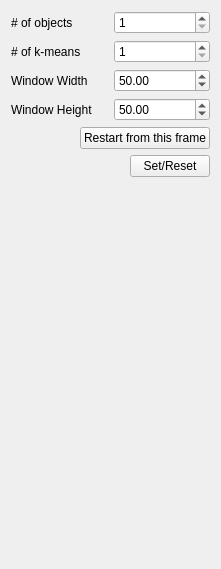
<?xml version="1.0" encoding="UTF-8"?>
<ui version="4.0">
 <class>RMOT_widget</class>
 <widget class="QWidget" name="RMOT_widget">
  <property name="geometry">
   <rect>
    <x>0</x>
    <y>0</y>
    <width>221</width>
    <height>569</height>
   </rect>
  </property>
  <property name="windowTitle">
   <string>Form</string>
  </property>
  <layout class="QVBoxLayout" name="verticalLayout_5">
   <item>
    <layout class="QVBoxLayout" name="verticalLayout_4">
     <item>
      <layout class="QHBoxLayout" name="horizontalLayout">
       <item>
        <widget class="QLabel" name="label">
         <property name="text">
          <string># of objects</string>
         </property>
        </widget>
       </item>
       <item>
        <widget class="QSpinBox" name="nObjectsSpinBox">
         <property name="minimum">
          <number>1</number>
         </property>
         <property name="maximum">
          <number>9999</number>
         </property>
        </widget>
       </item>
      </layout>
     </item>
     <item>
      <layout class="QHBoxLayout" name="horizontalLayout_6">
       <item>
        <widget class="QLabel" name="label_4">
         <property name="text">
          <string># of k-means</string>
         </property>
        </widget>
       </item>
       <item>
        <widget class="QSpinBox" name="nKmeansSpinBox">
         <property name="minimum">
          <number>1</number>
         </property>
         <property name="maximum">
          <number>9999</number>
         </property>
        </widget>
       </item>
      </layout>
     </item>
     <item>
      <layout class="QVBoxLayout" name="verticalLayout_3">
       <item>
        <layout class="QHBoxLayout" name="horizontalLayout_3">
         <item>
          <widget class="QLabel" name="label_2">
           <property name="text">
            <string>Window Width</string>
           </property>
          </widget>
         </item>
         <item>
          <widget class="QDoubleSpinBox" name="windowWidthSpinBox">
           <property name="minimum">
            <double>10.000000000000000</double>
           </property>
           <property name="maximum">
            <double>9999.989999999999782</double>
           </property>
           <property name="value">
            <double>50.000000000000000</double>
           </property>
          </widget>
         </item>
        </layout>
       </item>
       <item>
        <layout class="QHBoxLayout" name="horizontalLayout_2">
         <item>
          <widget class="QLabel" name="label_3">
           <property name="text">
            <string>Window Height</string>
           </property>
          </widget>
         </item>
         <item>
          <widget class="QDoubleSpinBox" name="windowHeightSpinBox">
           <property name="minimum">
            <double>10.000000000000000</double>
           </property>
           <property name="maximum">
            <double>9999.989999999999782</double>
           </property>
           <property name="value">
            <double>50.000000000000000</double>
           </property>
          </widget>
         </item>
        </layout>
       </item>
      </layout>
     </item>
     <item>
      <layout class="QHBoxLayout" name="horizontalLayout_4">
       <item>
        <spacer name="horizontalSpacer">
         <property name="orientation">
          <enum>Qt::Horizontal</enum>
         </property>
         <property name="sizeHint" stdset="0">
          <size>
           <width>40</width>
           <height>20</height>
          </size>
         </property>
        </spacer>
       </item>
       <item>
        <layout class="QVBoxLayout" name="verticalLayout_7">
         <item>
          <widget class="QPushButton" name="restartButton">
           <property name="text">
            <string>Restart from this frame</string>
           </property>
          </widget>
         </item>
         <item>
          <layout class="QHBoxLayout" name="horizontalLayout_5">
           <item>
            <spacer name="horizontalSpacer_2">
             <property name="orientation">
              <enum>Qt::Horizontal</enum>
             </property>
             <property name="sizeHint" stdset="0">
              <size>
               <width>40</width>
               <height>20</height>
              </size>
             </property>
            </spacer>
           </item>
           <item>
            <widget class="QPushButton" name="resetButton">
             <property name="sizePolicy">
              <sizepolicy hsizetype="Preferred" vsizetype="Preferred">
               <horstretch>0</horstretch>
               <verstretch>0</verstretch>
              </sizepolicy>
             </property>
             <property name="text">
              <string>Set/Reset</string>
             </property>
            </widget>
           </item>
          </layout>
         </item>
        </layout>
       </item>
      </layout>
     </item>
     <item>
      <spacer name="verticalSpacer">
       <property name="orientation">
        <enum>Qt::Vertical</enum>
       </property>
       <property name="sizeHint" stdset="0">
        <size>
         <width>20</width>
         <height>40</height>
        </size>
       </property>
      </spacer>
     </item>
    </layout>
   </item>
  </layout>
 </widget>
 <resources/>
 <connections/>
</ui>
